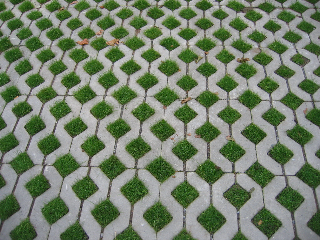
%> input picture Archivos/Calidades/Img1-1.bmp, 320 x 240 px
$ octave --eval "compresor_stats('../Archivos/Calidades/Img1-1.bmp');"   (GNU Octave 9; MATLAB toolbox functions it lacks are replaced by stand-ins)
%> lines starting %> are read from the running program, lines starting %| are printed output that depends on the picture
### Codigo/imlee.m
function [X, Xamp, tipo, m, n, mamp, namp, TO]=imlee(fname)
%> called with fname = '../Archivos/Calidades/Img1-1.bmp'

% Lee archivo de imagen <fname>
% Convierte a truecolor, si no lo es ya
% Convierte a espacio de color YCbCr
% Amplia dimensiones a multiplos de 8

% Entradas:
%  fname: Un string con nombre de archivo, incluido sufijo
%         Admite BMP y JPEG, indexado y truecolor
% Salidas:
%  X: Matriz de imagen original BMP en espacio RGB y tipo truecolor
%  Xamp: Matriz de imagen en espacio YCbCr y dimensiones ampliadas
%  tipo: 0 -> indexado, 1 -> truecolor
%  m: Alto original de la imagen (nº de filas)
%  n: Ancho original de la imagen (nº de columnas)
%  mamp: Alto ampliado de la imagen (nº de filas)
%  namp: Ancho ampliadode la imagen (nº de columnas)
%  TO: Tamaño original de archivo para calcular RC

disptext=1; % Flag de verbosidad
if disptext
    disp('--------------------------------------------------');
    disp('Funcion imlee:');
end

% Lee info de imagen
s=imfinfo(fname);
TO=s.FileSize; % Tamaño original

% Carga archivo, convierte a RGB y calcula tamaño
if strcmp(s.ColorType,'indexed') & s.BitDepth==8
    tipo=0;
    [Y,map]=imread(fname);
    X=uint8(round(ind2rgb(Y,map)*255));
elseif strcmp(s.ColorType,'truecolor') & s.BitDepth==24
    tipo=1;
    X=imread(fname);
%> X is the input picture: size 240x320x3 uint8; mean R, G, B 116.7, 129.8, 108.5
else
    disp('Formato no reconocido. Terminado.');
    return;
end

% Convierte a espacio de color YCbCr
% Formato double para poder procesar con DCT
XYCbCr=double(rgb2ycbcr(X));

% Si tamaño no es multiplo de 8, replica ultimas filas y/o columnas
% Si no se amplia, al usar blkproc en DCT, ampliara e introducira ceros
% Los ceros provocarian mas error de borde que la replicacion
[m n plan]=size(X); % tamaño original
mpad = rem(m,8); if mpad>0, mpad = 8-mpad; end
npad = rem(n,8); if npad>0, npad = 8-npad; end
Xamp=cat(1, XYCbCr, repmat(XYCbCr(m,:,:),[mpad 1 1]));
Xamp=cat(2, Xamp, repmat(Xamp(:,n,:),[1 npad 1]));
mamp=m+mpad; % Alto ampliado de la imagen (nº de filas)
namp=n+npad; % Ancho ampliadode la imagen (nº de columnas)

if disptext
    disp(sprintf('%s %s', 'Archivo leido:', fname));
    if tipo
        disp('Formato truecolor de 24 bits');
    else
        disp('Formato indexado de 8 bits');
    end
    disp(sprintf('%s %1.0f %s %1.0f', 'Imagen original de ancho x alto:', n,'x',m));
    disp(sprintf('%s %1.0f %s %1.0f', 'Ampliada a:', namp,'x',mamp));
    disp('Imagen convertida a Espacio de Color YCbCr');
    disp('Terminado imlee');
    disp('--------------------------------------------------');
end

### Codigo/rgb2ycbcr.m
function out = rgb2ycbcr(in)
%RGB2YCBCR Convert RGB values to YCBCR color space.
%   YCBCRMAP = RGB2YCBCR(RGBMAP) converts the RGB values in RGBMAP to
%   the YCBCR color space.  YCBCRMAP is a M-by-3 matrix that contains
%   the YCBCR luminance (Y) and chrominance (Cb and Cr) color values as
%   columns.  Each row represents the equivalent color to the
%   corresponding row in the RGB colormap.
%
%   YCBCR = RGB2YCBCR(RGB) converts the truecolor image RGB to the
%   equivalent image in the YCBCR color space.
%
%   Class Support
%   -------------
%   If the input is an RGB image, it can be of class uint8, uint16,
%   or double; the output image is of the same class as the input
%   image.  If the input is a colormap, the input and output colormaps
%   are both of class double.
%
%   See also NTSC2RGB, RGB2NTSC, YCBCR2RGB.

%   Copyright 1993-2001 The MathWorks, Inc.
%   $Revision: 1.12 $  $Date: 2001/01/18 15:30:32 $

%   Reference:
%     Charles A. Poynton, "A Technical Introduction to Digital Video", John Wiley
%     & Sons, Inc., 1996

if ndims(in)~=3 | size(in,3)~=3
   if ndims(in)==2 & size(in,2)==3 % a colormap
      iscolormap=1;
      colors = size(in,1);
      in = reshape(in, [colors 1 3]);
   else
      error('Invalid RGB input image');
   end
else
   iscolormap=0;
end

classin = class(in);
%> classin = 'uint8'
rgb = im2double(in);

% These equations transform RGB in [0,1] to YCBCR in [0, 255]
out(:,:,1) = 16 + 65.481 * rgb(:,:,1) + 128.553 * rgb(:,:,2) + 24.966 * rgb(:,:,3);
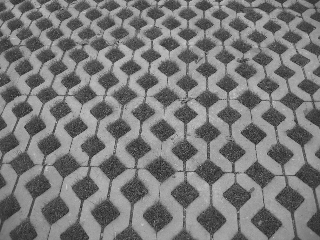
%> out: size 240x320 double; min 27.7, max 208.1, mean 122.1
out(:,:,2) = 128 - 37.797 * rgb(:,:,1) - 74.203 * rgb(:,:,2) + 112 * rgb(:,:,3);
out(:,:,3) = 128 + 112 * rgb(:,:,1) - 93.786 * rgb(:,:,2) -18.214 * rgb(:,:,3);
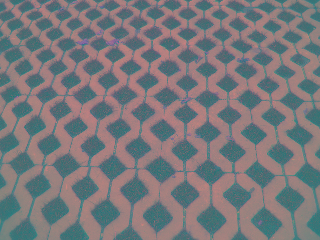
%> out: size 240x320x3 double; mean R, G, B 122.1, 120.6, 123.8

switch classin
case 'uint8'
   out = uint8(round(out));
%> out: size 240x320x3 uint8
case 'uint16'
   out = uint16(round(out*257));
case 'double'
   out = out / 255;
end

if iscolormap
   out = reshape(out, [colors 3 1]);
end

### Codigo/jcom_dflt.m
function RC=jcom_dflt(fname,caliQ)
% Comprime una imagen BMP.

% Entradas
%   fname: Imagen a comprimir.
%   caliQ: Factor de calidad.
% Salidas
%   RC: Relacion de compresion.
%   Crea un archivo <fname>.hud con la informacion de la compresion

% Lee archivo de imagen
% Convierte a espacio de color YCbCr
% Amplia dimensiones a multiplos de 8
% X: Matriz original de la imagen en espacio RGB
% Xamp: Matriz ampliada de la imagen en espacio YCbCr

[X, Xamp, tipo, m, n, mamp, namp, TO]=imlee(fname);
%> in imlee, `XYCbCr=double(rgb2ycbcr(X));`: XYCbCr: size 240x320x3 double; mean of channels 1, 2, 3 122.1, 120.6, 123.8
%| Imagen original de ancho x alto: 320 x 240
%| Ampliada a: 320 x 240
%> tipo = 1; m = 240; n = 320; mamp = 240; namp = 320; TO = 230454

% Calcula DCT bidimensional en bloques de 8 x 8 pixeles
Xtrans = imdct(Xamp);

% Cuantizacion de coeficientes
Xlab=quantmat(Xtrans, caliQ);

% Genera un scan por cada componente de color
%  Cada scan es una matriz mamp x namp
%  Cada bloque se reordena en zigzag
XScan=scan(Xlab);

% Codifica los tres scans, con Huffman por defecto
[CodedY,CodedCb,CodedCr]=EncodeScans_dflt(XScan);

% Creo el archivo para almacenar la informacion
[pathstr,name,ext] = fileparts(fname);
nombrecomp=strcat(name,'.hud');

% Conversion a matrices binarias
[sbytesY, ultlY]=bits2bytes(CodedY);
[sbytesCb, ultlCb]=bits2bytes(CodedCb);
[sbytesCr, ultlCr]=bits2bytes(CodedCr);

% Preparo la informacion para introfucirla en el archivo.
uCaliQ = uint32(caliQ);
uM = uint32(m);
uN = uint32(n);
uMamp = uint32(mamp);
uNamp = uint32(namp);

ulensbytesY=uint32(length(sbytesY));
uultlY=uint8(ultlY);
usbytesY=sbytesY;
ulensbytesCb=uint32(length(sbytesCb));
uultlCb=uint8(ultlCb);
usbytesCb=sbytesCb;
ulensbytesCr=uint32(length(sbytesCr));
uultlCr=uint8(ultlCr);
usbytesCr=sbytesCr;

%Abro el archivo ya creado
fid = fopen(nombrecomp,'w');

%Introduzco la informacion en el archivo
fwrite(fid, uCaliQ, 'uint32');
fwrite(fid, uM, 'uint32');
fwrite(fid, uN, 'uint32');
fwrite(fid, uMamp, 'uint32');
fwrite(fid, uNamp, 'uint32');

fwrite(fid,ulensbytesY,'uint32');
fwrite(fid,uultlY,'uint8');
fwrite(fid,usbytesY,'uint8');
fwrite(fid,ulensbytesCb,'uint32');
fwrite(fid,uultlCb,'uint8');
fwrite(fid,usbytesCb,'uint8');
fwrite(fid,ulensbytesCr,'uint32');
fwrite(fid,uultlCr,'uint8');
fwrite(fid,usbytesCr,'uint8');

%Cierro el archivo
fclose(fid);

% Calculo el RC.
TC=dir(nombrecomp);
TC=TC.bytes;

RC= 100*(TO-TC)/TO; % TASA (rate) de compresi髇.

disp("RC");
disp(RC);

end

### Codigo/imdct.m
function Xtrans = imdct(X)

% Calcula DCT bidimensional en bloques de 8 x 8 pixeles

% Entradas:
%  X: Matriz de imagen original en formato truecolor YCbCr
%     Dimensiones deben ser multiplo de 8 para que no rellene con ceros
% Salidas:
%  Xtrans: Matriz transformada de X

disptext=1; % Flag de verbosidad
if disptext
    disp('--------------------------------------------------');
    disp('Funcion imdct:');
end

% Instante inicial
t=cputime;


% Resta offset 128
Xoff=X-128; % Rango [-128, 127]
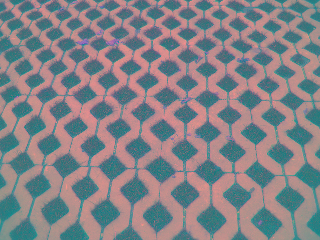
%> Xoff: size 240x320x3 double; mean R, G, B -5.9, -7.4, -4.2; drawn with min black and max white

% Separa las matrices bidimensionales de color
%  para procesar separadamente
Y=Xoff(:,:,1);
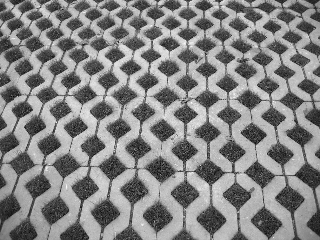
%> Y: size 240x320 double; min -100, max 80, mean -5.9; drawn with min black and max white
Cb=Xoff(:,:,2);
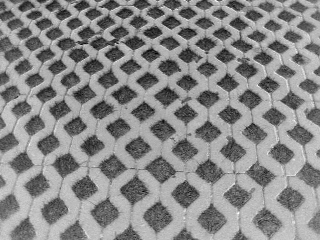
%> Cb: size 240x320 double; min -34, max 15, mean -7.42; drawn with min black and max white
Cr=Xoff(:,:,3);
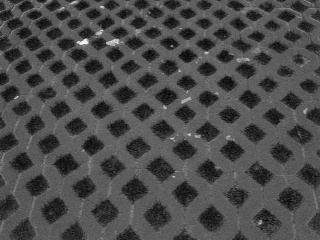
%> Cr: size 240x320 double; min -19, max 31, mean -4.2; drawn with min black and max white

% Calcula DCT bidimensional de cada matriz de color en bloques de 8 x 8 pixeles
% Como tama駉 ya es multiplo de 8, blkproc no rellena con 0
T = dctmtx(8); % Construye matriz DCT de 8x8
XYtrans=blkproc(Y, [8 8], 'P1*x*P2',T,T');
XCbtrans=blkproc(Cb, [8 8], 'P1*x*P2',T,T');
XCrtrans=blkproc(Cr, [8 8], 'P1*x*P2',T,T');

% Recompone  matriz transformada 3-D
Xtrans=cat(3,XYtrans,XCbtrans,XCrtrans);

% Tiempo de ejecucion
e=cputime-t;

if disptext
    disp('Imagen transformada obtenida');
    disp(sprintf('%s %1.6f', 'Tiempo de CPU:', e));
    disp('Terminado imdct');
end

### Codigo/blkproc.m
function b = blkproc(varargin)
%BLKPROC Implement distinct block processing for image.
%   B = BLKPROC(A,[M N],FUN) processes the image A by applying the function
%   FUN to each distinct M-by-N block of A, padding A with zeros if
%   necessary.  FUN is a function that accepts an M-by-N matrix, X, and
%   returns a matrix, vector, or scalar Y:
%
%       Y = FUN(X)
%
%   BLKPROC does not require that Y be the same size as X.  However, B is
%   the same size as A only if Y is the same size as X.
%
%   B = BLKPROC(A,[M N],FUN,P1,P2,...) passes the additional parameters
%   P1,P2,..., to FUN.
%
%   B = BLKPROC(A,[M N],[MBORDER NBORDER],FUN,...) defines an overlapping
%   border around the blocks.  BLKPROC extends the original M-by-N blocks by
%   MBORDER on the top and bottom, and NBORDER on the left and right,
%   resulting in blocks of size (M+2*MBORDER)-by-(N+2*NBORDER). BLKPROC pads
%   the border with zeros, if necessary, on the edges of A. FUN should
%   operate on the extended block.
%
%   B = BLKPROC(A,'indexed',...) processes A as an indexed image, padding
%   with zeros if the class of A is uint8 or uint16, or ones if the class of
%   A is double.
%
%   Class Support
%   -------------
%   The input image A can be of any class supported by FUN. The class of B
%   depends on the class of the output from FUN.
%
%   Examples
%   --------
%   FUN can be a FUNCTION_HANDLE created using @.  This example uses BLKPROC
%   to compute the 2-D DCT of each 8-by-8 block of the input image.
%
%       I = imread('cameraman.tif');
%       fun = @dct2;
%       J = blkproc(I,[8 8],fun);
%       imagesc(J), colormap(hot)
%
%   FUN can also be an inline object.  This example uses BLKPROC to set the
%   pixels in each 8-by-8 block to the standard deviation of the elements in
%   that block.
%
%       I = imread('alumgrns.tif');
%       fun = inline('std2(x)*ones(size(x))');
%       I2 = blkproc(I,[8 8],fun);
%       imshow(I)
%       figure, imshow(I2,[])
%
%   See also COLFILT, FUNCTION_HANDLE, NLFILTER, INLINE.

%   Copyright 1993-2001 The MathWorks, Inc.
%   $Revision: 5.24 $  $Date: 2001/02/26 22:51:25 $

[a, block, border, fun, params, padval] = parse_inputs(varargin{:});

% Expand A: Add border, pad if size(a) is not divisible by block.
[ma,na] = size(a);
mpad = rem(ma,block(1)); if mpad>0, mpad = block(1)-mpad; end
npad = rem(na,block(2)); if npad>0, npad = block(2)-npad; end
if (isa(a, 'uint8'))
    if (padval == 1)
        aa = repmat(uint8(1), ma+mpad+2*border(1),na+npad+2*border(2));
    else
        aa = repmat(uint8(0), ma+mpad+2*border(1),na+npad+2*border(2));
    end
elseif isa(a, 'uint16')
    if (padval == 1)
        aa = repmat(uint16(1), ma+mpad+2*border(1),na+npad+2*border(2));
    else
        aa = repmat(uint16(0), ma+mpad+2*border(1),na+npad+2*border(2));
    end
else
    if (padval == 1)
        aa = ones(ma+mpad+2*border(1),na+npad+2*border(2));
    else
        aa = zeros(ma+mpad+2*border(1),na+npad+2*border(2));
    end
end
aa(border(1)+(1:ma),border(2)+(1:na)) = a;

%
% Process first block.
%
m = block(1) + 2*border(1);
n = block(2) + 2*border(2);
mblocks = (ma+mpad)/block(1);
nblocks = (na+npad)/block(2);
arows = 1:m; acols = 1:n;
x = aa(arows, acols);
firstBlock = feval(fun,x,params{:});
if (isempty(firstBlock))
  style = 'e'; % empty
  b = [];
elseif (all(size(firstBlock) == size(x)))
  style = 's'; % same
  % Preallocate output.
  if (isa(firstBlock, 'uint8'))
     b = repmat(uint8(0), ma+mpad, na+npad);
  elseif (isa(firstBlock, 'uint16'))
     b = repmat(uint16(0), ma+mpad, na+npad);
  else
     b = zeros(ma+mpad, na+npad);
  end
  brows = 1:block(1);
  bcols = 1:block(2);
  mb = block(1);
  nb = block(2);
  xrows = brows + border(1);
  xcols = bcols + border(2);
  b(brows, bcols) = firstBlock(xrows, xcols);
elseif (all(size(firstBlock) == (size(x)-2*border)))
  style = 'b'; % border
  % Preallocate output.
  if (isa(firstBlock, 'uint8'))
      b = repmat(uint8(0), ma+mpad, na+npad);
  elseif (isa(firstBlock, 'uint16'))
      b = repmat(uint16(0), ma+mpad, na+npad);
  else
      b = zeros(ma+mpad, na+npad);
  end
  brows = 1:block(1);
  bcols = 1:block(2);
  b(brows, bcols) = firstBlock;
  mb = block(1);
  nb = block(2);
else
  style = 'd'; % different
  [P,Q] = size(firstBlock);
  brows = 1:P;
  bcols = 1:Q;
  mb = P;
  nb = Q;
  if (isa(firstBlock, 'uint8'))
      b = repmat(uint8(0), mblocks*P, nblocks*Q);
  elseif (isa(firstBlock, 'uint16'))
      b = repmat(uint16(0), mblocks*P, nblocks*Q);
  else
      b = zeros(mblocks*P, nblocks*Q);
  end
  b(brows, bcols) = firstBlock;
end

[rr,cc] = meshgrid(0:(mblocks-1), 0:(nblocks-1));
rr = rr(:);
cc = cc(:);
mma = block(1);
nna = block(2);
for k = 2:length(rr)
  x = aa(rr(k)*mma+arows,cc(k)*nna+acols);
  c = feval(fun,x,params{:});
  if (style == 's')
    b(rr(k)*mb+brows,cc(k)*nb+bcols) = c(xrows,xcols);
  elseif (style == 'b')
    b(rr(k)*mb+brows,cc(k)*nb+bcols) = c;
  elseif (style == 'd')
    b(rr(k)*mb+brows,cc(k)*nb+bcols) = c;
  end
end

if ((style == 's') | (style == 'b'))
  b = b(1:ma,1:na);
end

%%%
%%% Function parse_inputs
%%%
function [a, block, border, fun, params, padval] = parse_inputs(varargin)

switch nargin
case 0
    error('Too few inputs to BLKPROC');

case 1
    error('Too few inputs to BLKPROC');

case 2
    error('Too few inputs to BLKPROC');

case 3
    % BLKPROC(A, [m n], 'fun')
    a = varargin{1};
    block = varargin{2};
    border = [0 0];
    fun = fcnchk(varargin{3});
    params = cell(0,0);
    padval = 0;

case 4
    if (strcmp(varargin{2}, 'indexed'))
        % BLKPROC(X, 'indexed', [m n], 'fun')
        a = varargin{1};
        block = varargin{3};
        border = [0 0];
        fun = fcnchk(varargin{4});
        params = cell(0,0);
        padval = 1;

    else
        params = varargin(4);
        [fun,msg] = fcnchk(varargin{3}, length(params));
        if isempty(msg)
            % BLKPROC(A, [m n], 'fun', P1)
            a = varargin{1};
            block = varargin{2};
            border = [0 0];
            padval = 0;

        else
            % BLKPROC(A, [m n], [mb nb], 'fun')
            a = varargin{1};
            block = varargin{2};
            border = varargin{3};
            fun = fcnchk(varargin{4});
            params = cell(0,0);
            padval = 0;
        end
    end

otherwise
    if (strcmp(varargin{2}, 'indexed'))
        params = varargin(5:end);
        [fun,msg] = fcnchk(varargin{4},length(params));
        if isempty(msg)
            % BLKPROC(A, 'indexed', [m n], 'fun', P1, ...)
            a = varargin{1};
            block = varargin{3};
            border = [0 0];
            padval = 1;

        else
            % BLKPROC(A, 'indexed', [m n], [mb nb], 'fun', P1, ...)
            a = varargin{1};
            block = varargin{3};
            border = varargin{4};
            params = varargin(6:end);
            fun = fcnchk(varargin{5},length(params));
            padval = 1;

        end

    else
        params = varargin(4:end);
%> params = 2 items
%> the run ends on the next line
        [fun,msg] = fcnchk(varargin{3},length(params));
        if isempty(msg)
            % BLKPROC(A, [m n], 'fun', P1, ...)
            a = varargin{1};
            block = varargin{2};
            border = [0 0];
            padval = 0;

        else
            % BLKPROC(A, [m n], [mb nb], 'fun', P1, ...)
            a = varargin{1};
            block = varargin{2};
            border = varargin{3};
            params = varargin(5:end);
            fun = fcnchk(varargin{4}, length(params));
            padval = 0;

        end

    end
end

if (isa(a,'uint8') | isa(a, 'uint16'))
    padval = 0;
end

### Codigo/dctmtx.m
function c = dctmtx(n)
%DCTMTX Compute discrete cosine transform matrix.
%   D = DCTMTX(N) returns the N-by-N DCT transform matrix.  D*A
%   is the DCT of the columns of A and D'*A is the inverse DCT of
%   the columns of A (when A is N-by-N).
%
%   If A is square, the two-dimensional DCT of A can be computed
%   as D*A*D'. This computation is sometimes faster than using
%   DCT2, especially if you are computing large number of small
%   DCT's, because D needs to be determined only once.
%
%   Class Support
%   -------------
%   N is a scalar of class double. D is returned as a matrix of
%   class double.
%
%   See also DCT2.

%   Copyright 1993-2001 The MathWorks, Inc.
%   $Revision: 5.15 $  $Date: 2001/01/18 15:28:53 $

%   References:
%   Jain, Fundamentals of Digital Image Processing, p. 150.

[cc,rr] = meshgrid(0:n-1);

c = sqrt(2 / n) * cos(pi * (2*cc + 1) .* rr / (2 * n));
c(1,:) = c(1,:) / sqrt(2);

### Codigo/compresor_stats.m
function compresor_stats(fname)
jcom_dflt(fname,1);
[pathstr,name,ext] = fileparts(fname);
nombrecomp=strcat(name,'.hud');
[RC1,MSE1]=jdes_dflt(nombrecomp);
jcom_dflt(fname,50);
[pathstr,name,ext] = fileparts(fname);
[RC50,MSE50]=jdes_dflt(nombrecomp);
jcom_dflt(fname,100);
[pathstr,name,ext] = fileparts(fname);
[RC100,MSE100]=jdes_dflt(nombrecomp);
jcom_dflt(fname,200);
[pathstr,name,ext] = fileparts(fname);
[RC200,MSE200]=jdes_dflt(nombrecomp);
jcom_dflt(fname,400);
[pathstr,name,ext] = fileparts(fname);
[RC400,MSE400]=jdes_dflt(nombrecomp);
jcom_dflt(fname,800);
[pathstr,name,ext] = fileparts(fname);
[RC800,MSE800]=jdes_dflt(nombrecomp);

mse_values=[MSE1,MSE50,MSE100,MSE200,MSE400,MSE800];
rc_values=[RC1,RC50,RC100,RC200,RC400,RC800];

jcom_custom(fname,1);
[pathstr,name,ext] = fileparts(fname);
nombrecomp=strcat(name,'.huc');
[CRC1,CMSE1]=jdes_custom(nombrecomp);
jcom_custom(fname,50);
[pathstr,name,ext] = fileparts(fname);
[CRC50,CMSE50]=jdes_custom(nombrecomp);
jcom_custom(fname,100);
[pathstr,name,ext] = fileparts(fname);
[CRC100,CMSE100]=jdes_custom(nombrecomp);
jcom_custom(fname,200);
[pathstr,name,ext] = fileparts(fname);
[CRC200,CMSE200]=jdes_custom(nombrecomp);
jcom_custom(fname,400);
[pathstr,name,ext] = fileparts(fname);
[CRC400,CMSE400]=jdes_custom(nombrecomp);
jcom_custom(fname,800);
[pathstr,name,ext] = fileparts(fname);
[CRC800,CMSE800]=jdes_custom(nombrecomp);

Cmse_values=[CMSE1,CMSE50,CMSE100,CMSE200,CMSE400,CMSE800];
Crc_values=[CRC1,CRC50,CRC100,CRC200,CRC400,CRC800];

t = uitable('Data', [mse_values; Cmse_values; rc_values; Crc_values;], ...
    'RowName', {'RC_DFLT','RC_CUSTOM','MSE_DFLT','MSE_CUSTOM'}, ...
    'ColumnName', {'1', '50', '100', '200','400','800'}, ...
    'Units', 'normalized', 'Position', [0.1, 0.1, 0.8, 0.8]);

% Ajustar el tama駉 de la celda para que sea m醩 legible
t.ColumnWidth = {50};

% A馻dir etiquetas de los ejes
xlabel('RC (%)');
ylabel('MSE');

% Establecer el t韙ulo de la tabla
title('Tabla de Valores');

% Crear el gr醘ico
figure;
h1 = plot(mse_values, rc_values, 'o-', 'LineWidth', 2, 'DisplayName', 'Compresor dflt');
hold on;  % Mantener el gr醘ico actual
h2 = plot(Cmse_values,Crc_values, 'o-', 'LineWidth', 2, 'Color', 'r', 'DisplayName', 'Compresor custom');

% Etiquetas y t韙ulo
xlabel('RC (%)');
ylabel('MSE');
title('Gr醘ico de RC vs. MSE');

% A馻dir etiquetas a los puntos del gr醘ico (opcional)
text(mse_values, rc_values, cellstr(num2str((1:length(mse_values))')), ...
    'VerticalAlignment', 'bottom', 'HorizontalAlignment', 'right');

% Mostrar la cuadr韈ula
grid on;

% A馻dir leyenda
legend([h1, h2], 'Location', 'Best');  % Las etiquetas se toman de 'DisplayName'
end
